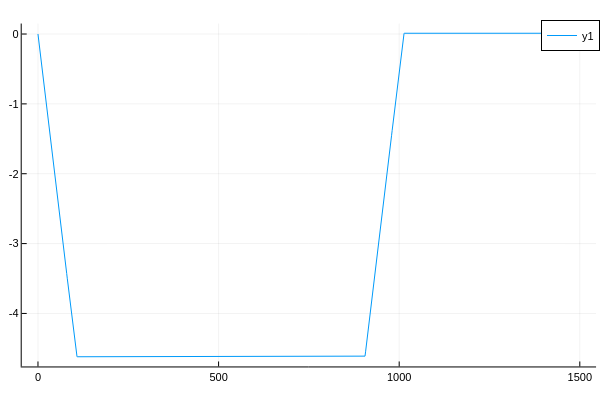

This figure's notebook cell:
### Code cell
plot(tsamp,a_mks*Δa_soln)

### Figure 1 — Plotly figure (JSON) as saved in the notebook; plotly's stock layout.template omitted (floating-point values rounded to 4 significant figures; data arrays with more than 128 entries replaced by an {"elided": "..."} marker saying what was removed)
{"data": [{"colorbar": {"len": 0.9525, "title": "", "x": 0.9934, "y": 0.5139}, "legendgroup": "y1", "line": {"color": "rgba(0, 154, 250, 1.000)", "dash": "solid", "shape": "linear", "width": 1}, "mode": "lines", "name": "y1", "showlegend": true, "type": "scatter", "x": {"elided": "1000 float values"}, "xaxis": "x", "y": {"elided": "1000 float values"}, "yaxis": "y", "zmax": null, "zmin": null}], "layout": {"annotations": [], "height": 400, "legend": {"bgcolor": "rgba(255, 255, 255, 1.000)", "bordercolor": "rgba(0, 0, 0, 1.000)", "borderwidth": 1, "font": {"color": "rgba(0, 0, 0, 1.000)", "family": "sans-serif", "size": 11}, "title": {"font": {"color": "rgba(0, 0, 0, 1.000)", "family": "sans-serif", "size": 15}, "text": ""}, "tracegroupgap": 0, "traceorder": "normal", "x": 1, "xanchor": "auto", "y": 1, "yanchor": "auto"}, "margin": {"b": 20, "l": 0, "r": 0, "t": 20}, "paper_bgcolor": "rgba(255, 255, 255, 1.000)", "plot_bgcolor": "rgba(255, 255, 255, 1.000)", "showlegend": true, "width": 600, "xaxis": {"anchor": "y", "domain": [0.03619, 0.9934], "gridcolor": "rgba(0, 0, 0, 0.100)", "gridwidth": 0.5, "linecolor": "rgba(0, 0, 0, 1.000)", "mirror": false, "range": [-45, 1545], "showgrid": true, "showline": true, "showticklabels": true, "tickangle": 0, "tickcolor": "rgb(0, 0, 0)", "tickfont": {"color": "rgba(0, 0, 0, 1.000)", "family": "sans-serif", "size": 11}, "tickmode": "array", "ticks": "inside", "ticktext": ["0", "500", "1000", "1500"], "tickvals": [0, 500, 1000, 1500], "title": "", "titlefont": {"color": "rgba(0, 0, 0, 1.000)", "family": "sans-serif", "size": 15}, "type": "-", "visible": true, "zeroline": false, "zerolinecolor": "rgba(0, 0, 0, 1.000)"}, "yaxis": {"anchor": "x", "domain": [0.03762, 0.9902], "gridcolor": "rgba(0, 0, 0, 0.100)", "gridwidth": 0.5, "linecolor": "rgba(0, 0, 0, 1.000)", "mirror": false, "range": [-4.759, 0.15], "showgrid": true, "showline": true, "showticklabels": true, "tickangle": 0, "tickcolor": "rgb(0, 0, 0)", "tickfont": {"color": "rgba(0, 0, 0, 1.000)", "family": "sans-serif", "size": 11}, "tickmode": "array", "ticks": "inside", "ticktext": ["-4", "-3", "-2", "-1", "0"], "tickvals": [-4, -3, -2, -1, 0], "title": "", "titlefont": {"color": "rgba(0, 0, 0, 1.000)", "family": "sans-serif", "size": 15}, "type": "-", "visible": true, "zeroline": false, "zerolinecolor": "rgba(0, 0, 0, 1.000)"}}}
